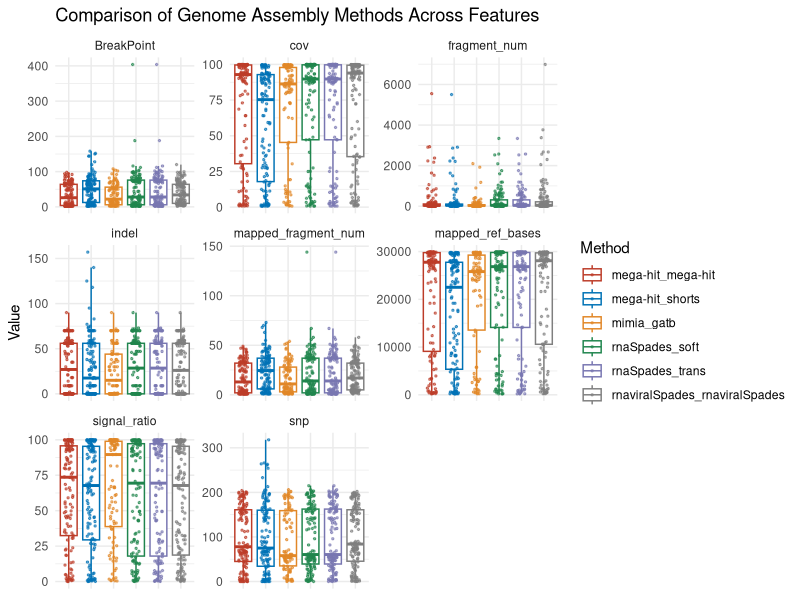

Write the R code that produced this figure.
library(ggplot2)
library(tidyr)
library(ggsci)
colorsQ = c(pal_nejm("default")(5),"grey50")
#visual
df <- read.table("COVID.patient.n219.singleAsm.status.m200.txt",head=T)
df_long <- pivot_longer(df, cols = c(fragment_num, mapped_fragment_num, mapped_ref_bases, BreakPoint, cov, snp, indel, signal_ratio), names_to = "feature", values_to = "value")
ggplot(df_long, aes(x = type, y = value, color = type)) +
  geom_boxplot(outlier.shape = NA) + scale_color_manual(values= colorsQ)+ # Do not show outliers
  geom_jitter(width = 0.2, size = 0.5, alpha = 0.6) +  # Add jitter to show individual points
  facet_wrap(~feature, scales = "free_y") +  # Faceting by feature, with free y scales
  labs(title = "Comparison of Genome Assembly Methods Across Features",
       x = NULL,  # Remove x-axis label
       y = "Value",
       color = "Method") +
  theme_minimal() +
  theme(axis.text.x = element_blank(),  # Remove x-axis names
        axis.ticks.x = element_blank())  # Remove x-axis names
#comparision
library(tidyverse)

# Assuming df is already loaded into the environment
# Example: df <- read.csv("your_data.csv")

# Filtering out pairs of methods to compare
unique_methods <- unique(df$type)
comparisons <- combn(unique_methods, 2, simplify = FALSE)

# Function to perform Wilcoxon rank-sum tests and return formatted results
perform_wilcox_test <- function(data, feature, pair) {
  method1_data <- data[data$type == pair[1], ]
  method2_data <- data[data$type == pair[2], ]

  wilcox_result <- wilcox.test(method1_data[[feature]], method2_data[[feature]],
                               alternative = "greater")

  # Conditionally determine which method is better based on p-value
  if (wilcox_result$p.value < 0.1) {

    better_method <- ifelse(median(method1_data[[feature]]) > median(method2_data[[feature]]), pair[1], pair[2])
  } else {
    better_method <- "No significant difference"
  }

  # Return a data frame with the results
  data.frame(
    Method1 = pair[1],
    Method2 = pair[2],
    Feature = feature,
    P_Value = wilcox_result$p.value,
    Better_Method = better_method
  )
}

# Features to analyze
features <- c("cov", "signal_ratio", "BreakPoint")

# Applying the function to each feature and binding rows
results <- do.call(rbind, lapply(features, function(feature) {
  do.call(rbind, lapply(comparisons, function(pair) perform_wilcox_test(df, feature, pair)))
}))

# Print the combined results
print(results)
